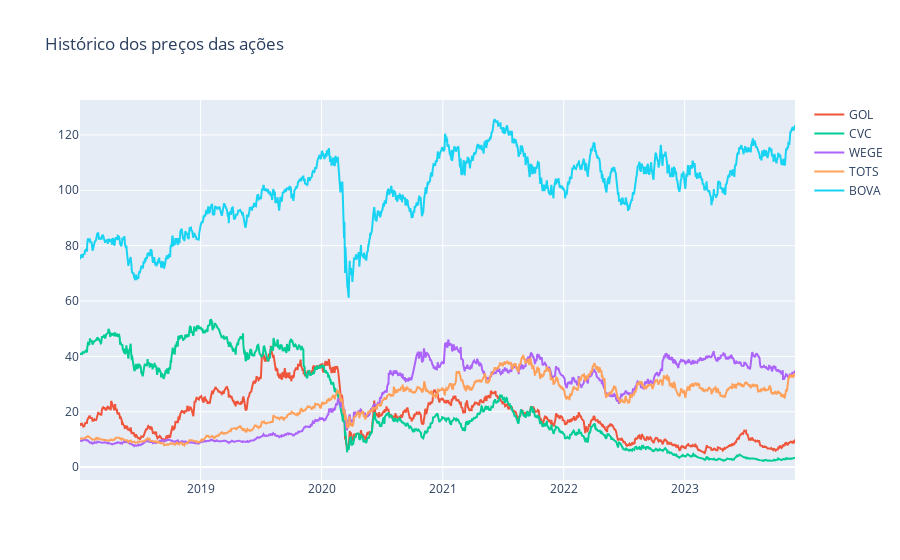

The code cell stored with this chart in its notebook:
### Code cell
figura = px.line(title = 'Histórico dos preços das ações')
for i in dataset.columns[1:]:
    figura.add_scatter(x = dataset['Date'], y = dataset[i], name = i)
figura.show()

### Figure 1 — Plotly figure (JSON) as saved in the notebook; plotly's stock layout.template omitted (floating-point values rounded to 4 significant figures; data arrays with more than 128 entries replaced by an {"elided": "..."} marker saying what was removed)
{"data": [{"hovertemplate": "<extra></extra>", "legendgroup": "", "line": {"color": "#636efa", "dash": "solid"}, "marker": {"symbol": "circle"}, "mode": "lines", "name": "", "orientation": "v", "showlegend": false, "type": "scatter", "xaxis": "x", "yaxis": "y"}, {"name": "GOL", "type": "scatter", "x": {"elided": "1450 str values"}, "y": {"elided": "1450 float values"}}, {"name": "CVC", "type": "scatter", "x": {"elided": "1450 str values"}, "y": {"elided": "1450 float values"}}, {"name": "WEGE", "type": "scatter", "x": {"elided": "1450 str values"}, "y": {"elided": "1450 float values"}}, {"name": "TOTS", "type": "scatter", "x": {"elided": "1450 str values"}, "y": {"elided": "1450 float values"}}, {"name": "BOVA", "type": "scatter", "x": {"elided": "1450 str values"}, "y": {"elided": "1450 float values"}}], "layout": {"legend": {"tracegroupgap": 0}, "title": {"text": "Histórico dos preços das ações"}, "xaxis": {"anchor": "y", "domain": [0, 1]}, "yaxis": {"anchor": "x", "domain": [0, 1]}}}
